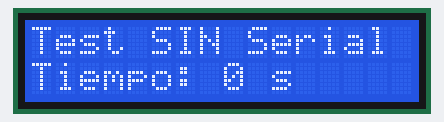
Recording of a sketch running on a simulated ESP32. On the bench: 16×2 character LCD.

Above: at 0.1 s.
At 4.3 s:
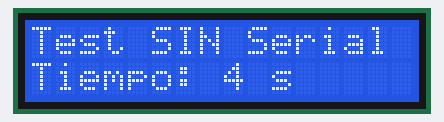
At 9.4 s:
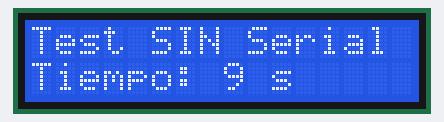
At 19.2 s:
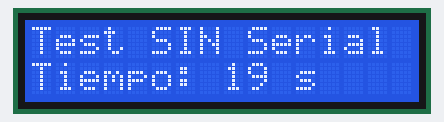
At 28.4 s:
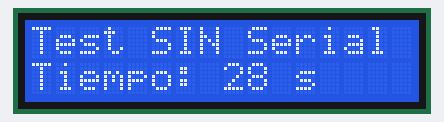
At 38.2 s:
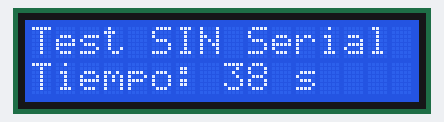

Measured:
- what the display in image 1 shows lasts 1.0 s, from 4.2 s to 5.2 s

The sketch:

lcd.ino
```cpp
#include <Arduino.h>
#include <LiquidCrystal_I2C.h>
#include <Wire.h>
#define SDA 14
#define SCL 13
LiquidCrystal_I2C lcd(0x27, 16, 2);
void setup() {
  // SIN Serial.begin() - No usar Serial Monitor

  Wire.begin(SDA, SCL);
  Wire.setClock(50000);

  lcd.init();
  lcd.backlight();
  lcd.clear();

  lcd.setCursor(0, 0);
  lcd.print("Test SIN Serial");
}
void loop() {
  lcd.setCursor(0, 1);
  lcd.print("Tiempo: ");
  lcd.print(millis() / 1000);
  lcd.print(" s   ");

  delay(500);
}
```
